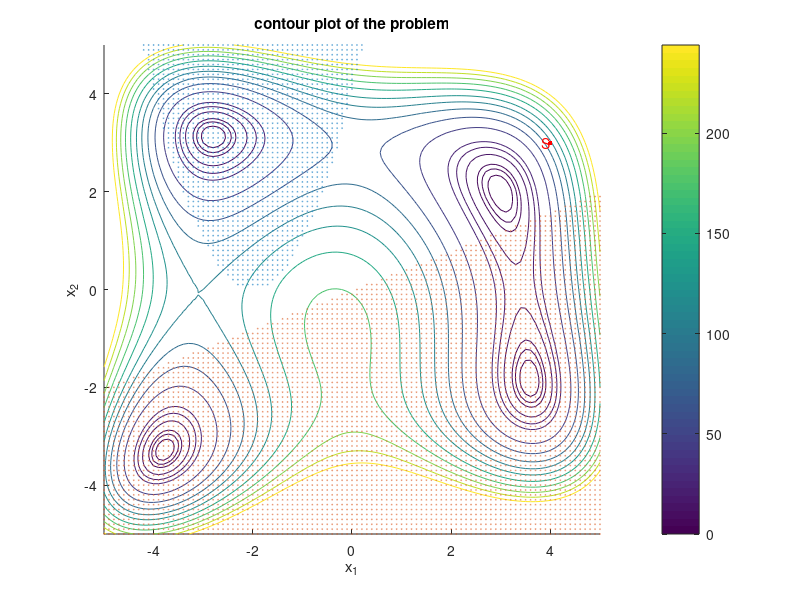

The MATLAB source for this figure: (Note: this script raises an error after producing the figure.)

clc; clear all; close all;
%difining the problem 
step = 0.1;
x1vec = -5:step:5;
x2vec = -5:step:5;
[x1,x2] = meshgrid(x1vec, x2vec);

q = (x1.^2+x2-11).^2+(x1+x2.^2-7).^2;
c1 = (x1+2).^2-x2 >= 0;
c2 = -4*x1+10*x2 >= 0;

%defining constant etc. 
n = 2;
x0 = [4;3];
B0 = eye(n);
x = x0;
B_k = B0;
tol = 10^-4;
i = 0;
theta = 1; 
alpha = 1;
mu = [0;0];
x_true = [3;2];

%making the contour plot of the problem
v = [0:2:6,6:6:24,24:20:124,124:24:244];
figure(1); hold on;
    title('contour plot of the problem');
    xlabel('x_1');
    ylabel('x_2');
    colorbar
contour(x1,x2,q,v);
    calpha=0.5;
    msize=0.6;
    scatter(x1(~c1), x2(~c1), msize, 'black', 'MarkerFaceAlpha', calpha, 'MarkerEdgeAlpha', calpha);
    scatter(x1(~c2), x2(~c2), msize, 'black', 'MarkerFaceAlpha', calpha, 'MarkerEdgeAlpha', calpha);
    axis([-5 5 -5 5]);

scatter(x0(1),x0(2),[10],'r','filled');
    text(x0(1),x0(2),'S','color','r','FontSize',10,'HorizontalAlignment','right');

for k = 1:50;
    [~,nablaf_k] = Himmelblau(x);
    g = nablaf_k;
        if norm(g,inf) < tol
            break 
        else            
            H = B_k;
            [ck,Ak] = constraint_fun(x);
        end
    [p,~,~,~,lambda] = quadprog(H,g,-Ak',ck);
   
    s = lambda.ineqlin;
    mu = max(abs(s),0.5*(mu+abs(s)));
    alpha = linesearch(x, alpha, p, mu) %the line search part
    p = alpha*p; % if the algorithm should be used without line search algorithm, alpha can be redefine to equal 1 below the lineseach function, or the line with the linesearch comand can be marked as a comment.    
    [gradc] = Himmelblau_L_grad(x);
    c = gradc;
    nablax_L = g - c*s;
    
    x = x + p;
    
    [~,nablaf_k_new] = Himmelblau(x);
    [gradc] = Himmelblau_L_grad(x);
    c = gradc;
    y = nablaf_k_new - c*s - nablax_L;
 
       
    if p'*y >= 1/5*p'*B_k*p; 
        theta = 1;
    else
        theta = 4/5* (p'*B_k*p)/(p'*B_k*p-p'*y);
    end
    r_k = theta*y+(1-theta)*B_k*p;
    
    B_k = B_k - (B_k*p*p'*B_k)/(p'*B_k*p)+(r_k*r_k')/(r_k'*p);
    i = i +1;
    
    scatter(x(1),x(2),10,'black','filled');
    text(x(1),x(2),num2str(i),'FontSize',9);
    
    num = [i (x(1)) (x(2)) (((x(1)-x_true(1))^2+(x(2)-x_true(2))^2)^(1/2)) (nablax_L(1)) (nablax_L(2))];
    T(i,:)=num;
end
x_end = x;
B_end = B_k;
scatter(x_end(1),x_end(2),[15],'R','filled');
text(x_end(1),x_end(2),'F','color','r','FontSize',10,'HorizontalAlignment','right');
hold off
Table = array2table(T,'VariableNames',{'iterationNumber' 'x1' 'x2' 'error' 'Nablax_L_x1' 'Nablax_L_x2'});


%%
%the trust region 





